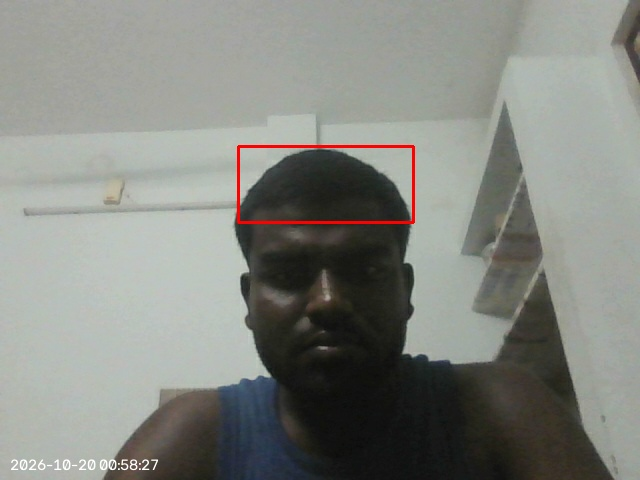
#> input picture intrusions/20261020_005827.jpg, 640 x 480 px, given in place of the camera
$ python nightvision.py
#> lines starting #> are read from the running program, lines starting #| are printed output that depends on the picture
#> in main, frame is the input picture: shape (480, 640, 3); mean B, G, R 128.8, 134.8, 132.6
import cv2
import numpy as np


def apply_night_vision_effect(frame, gamma=0.6):
#> called with gamma = 0.6
    gray = cv2.cvtColor(frame, cv2.COLOR_BGR2GRAY)

    # 1. Denoise first (CLAHE would otherwise amplify sensor noise)
    denoised = cv2.bilateralFilter(gray, 9, 75, 75)

    # 2. Local contrast boost
    clahe = cv2.createCLAHE(clipLimit=2.0, tileGridSize=(8, 8))
    boosted = clahe.apply(denoised)
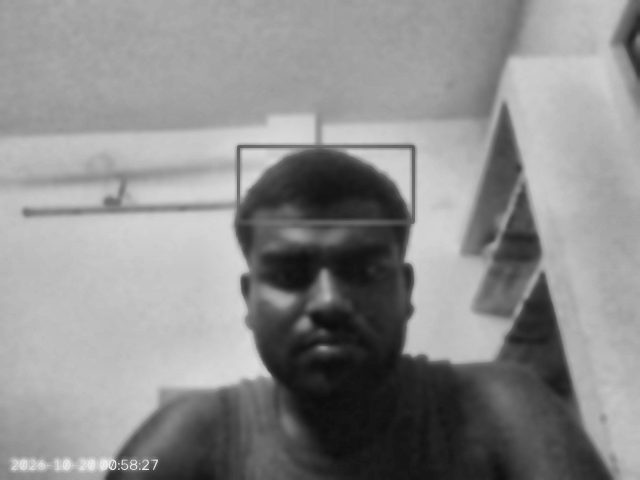
#> boosted: shape (480, 640); min 12, max 238, mean 140.7

    # 3. Gamma < 1 brightens dark regions without blowing out bright ones
    lut = np.array([255 * (i / 255) ** gamma for i in range(256)], dtype=np.uint8)
    brightened = cv2.LUT(boosted, lut)
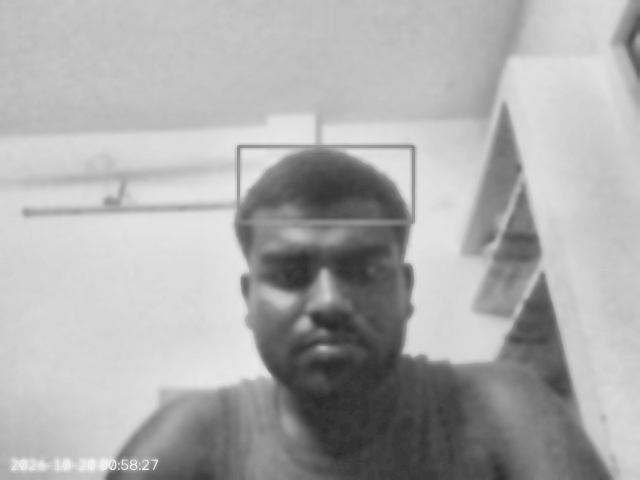
#> brightened: shape (480, 640); min 40, max 244, mean 172.7

    # 4. Unsharp mask (OpenCV only, no scikit-image needed)
    blur = cv2.GaussianBlur(brightened, (0, 0), 2)
    sharpened = cv2.addWeighted(brightened, 1.5, blur, -0.5, 0)

    # 5. Green night-vision tint
    out = np.zeros_like(frame)
    out[:, :, 1] = sharpened
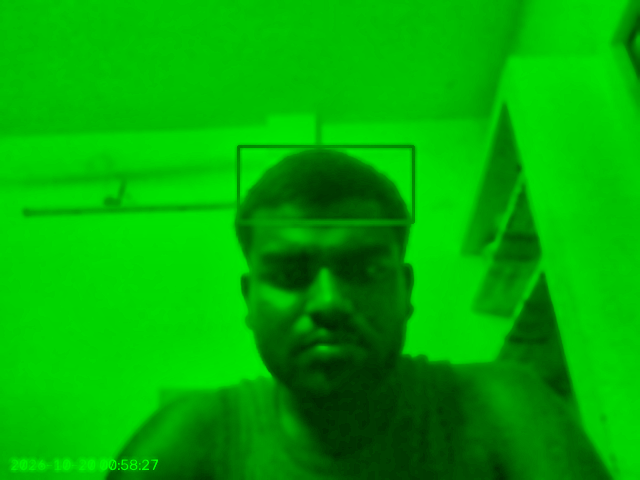
#> out: shape (480, 640, 3); mean of channels 0, 1, 2 0, 172.7, 0; drawn as B, G, R
    return out


def main():
    cap = cv2.VideoCapture(0)
    if not cap.isOpened():
        print("Could not open webcam.")
        return
    while True:
        ret, frame = cap.read()
        if not ret:
            break
        nv = apply_night_vision_effect(frame)
        cv2.imshow("Normal vs Enhanced Night Vision", np.hstack((frame, nv)))
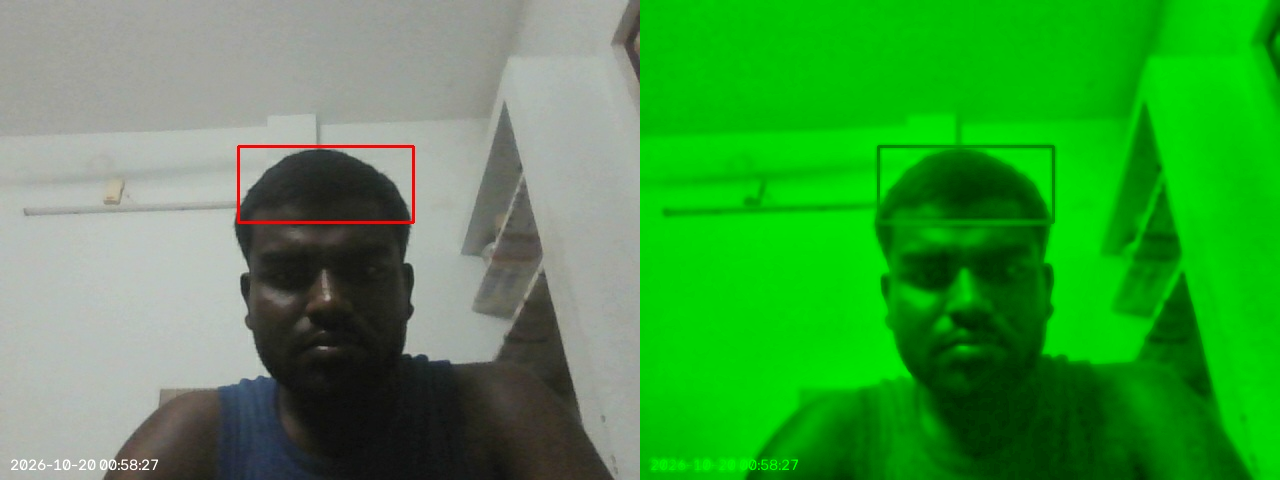
#> window 'Normal vs Enhanced Night Visio': shape (480, 1280, 3); mean B, G, R 64.4, 153.8, 66.3
        if cv2.waitKey(1) & 0xFF == ord("q"):
#> (key q is pressed here)
            break
    cap.release()
    cv2.destroyAllWindows()


if __name__ == "__main__":
    main()

$ run again, on intrusions/20261020_010706.jpg
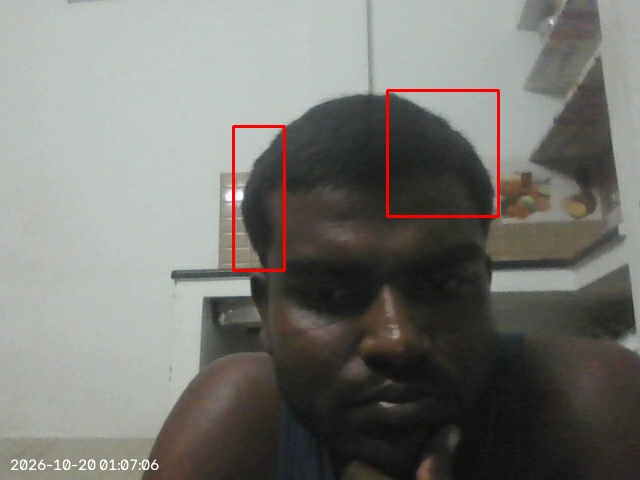
#> input picture intrusions/20261020_010706.jpg, 640 x 480 px, given in place of the camera
#> in main, frame is the input picture: shape (480, 640, 3); mean B, G, R 114.8, 119.8, 120.2
#> in apply_night_vision_effect, `out[:, :, 1] = sharpened`:
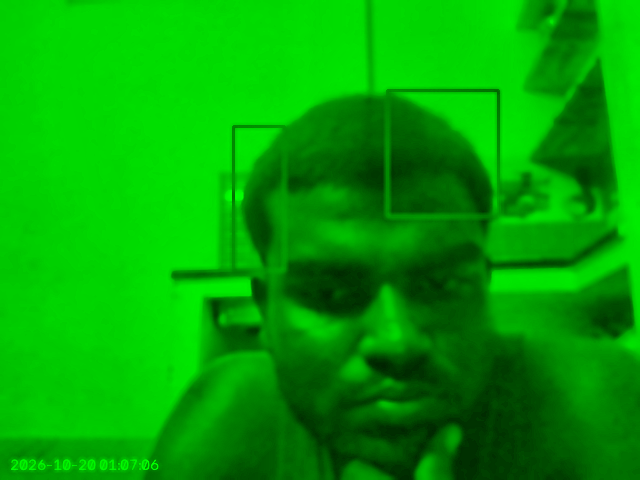
#> out: shape (480, 640, 3); mean of channels 0, 1, 2 0, 163.1, 0; drawn as B, G, R
#> in main, `cv2.imshow("Normal vs Enhanced Night Vision", np.hstack((frame, nv)))`:
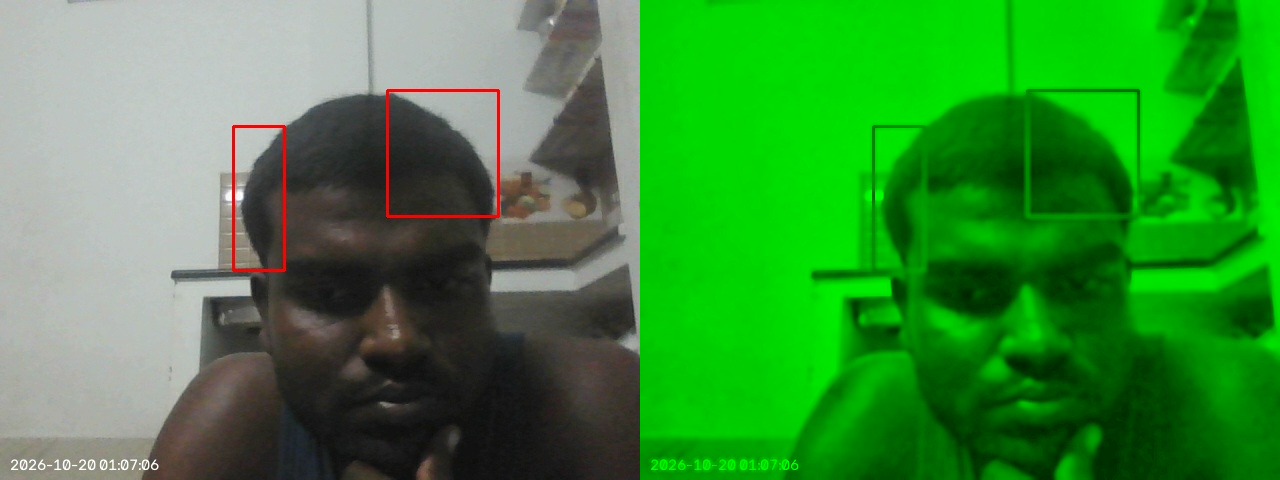
#> window 'Normal vs Enhanced Night Visio': shape (480, 1280, 3); mean B, G, R 57.4, 141.4, 60.1

$ run again, on intrusions/20261020_014734.jpg
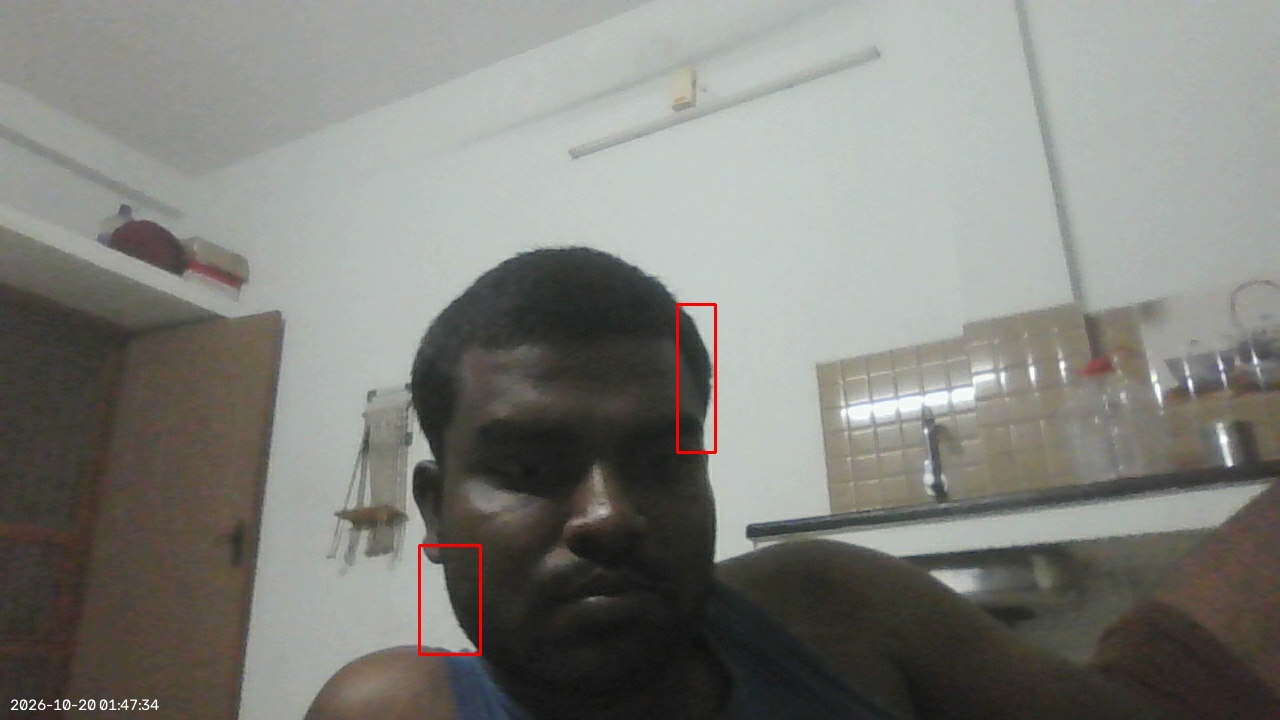
#> input picture intrusions/20261020_014734.jpg, 1280 x 720 px, given in place of the camera
#> in main, frame is the input picture: shape (720, 1280, 3); mean B, G, R 122.8, 128.1, 127.6
#> in apply_night_vision_effect, `out[:, :, 1] = sharpened`:
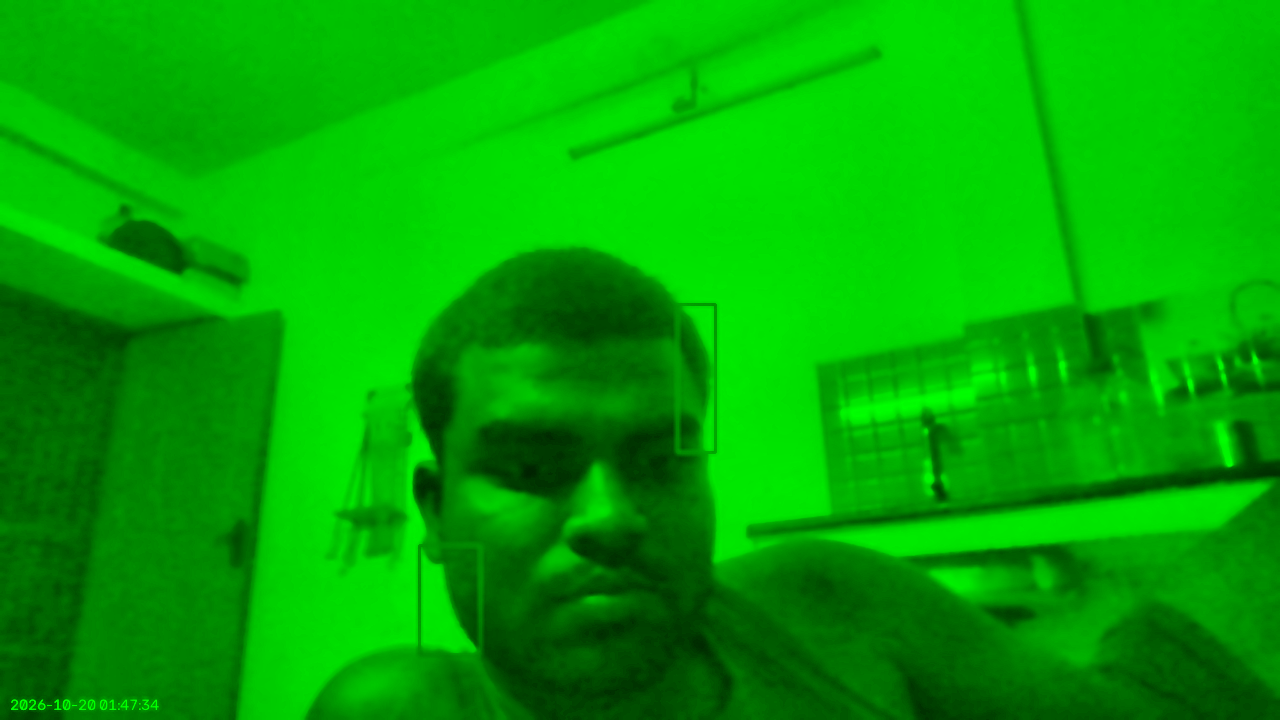
#> out: shape (720, 1280, 3); mean of channels 0, 1, 2 0, 167.3, 0; drawn as B, G, R
#> in main, `cv2.imshow("Normal vs Enhanced Night Vision", np.hstack((frame, nv)))`:
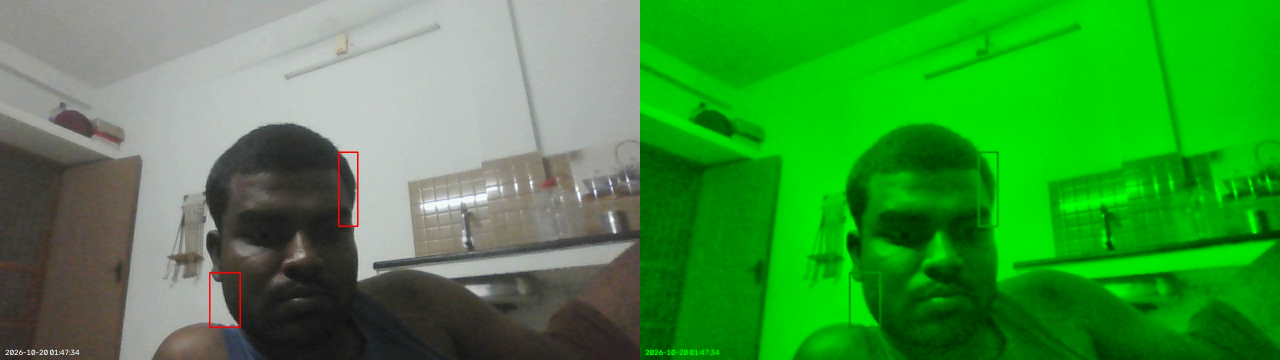
#> window 'Normal vs Enhanced Night Visio': shape (720, 2560, 3) (shown at 1/2 size); mean B, G, R 61.4, 147.7, 63.8
